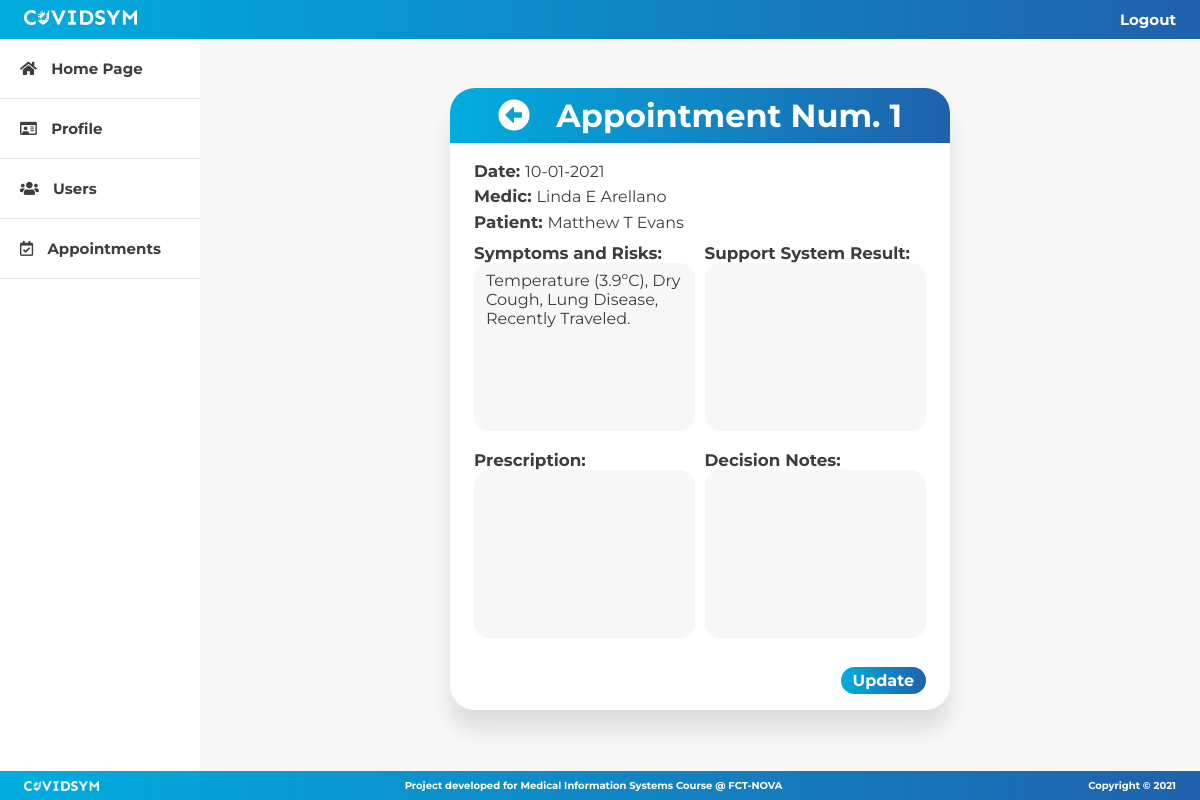
The app's page /appointment/appointment?id=1 (signed in), older data.
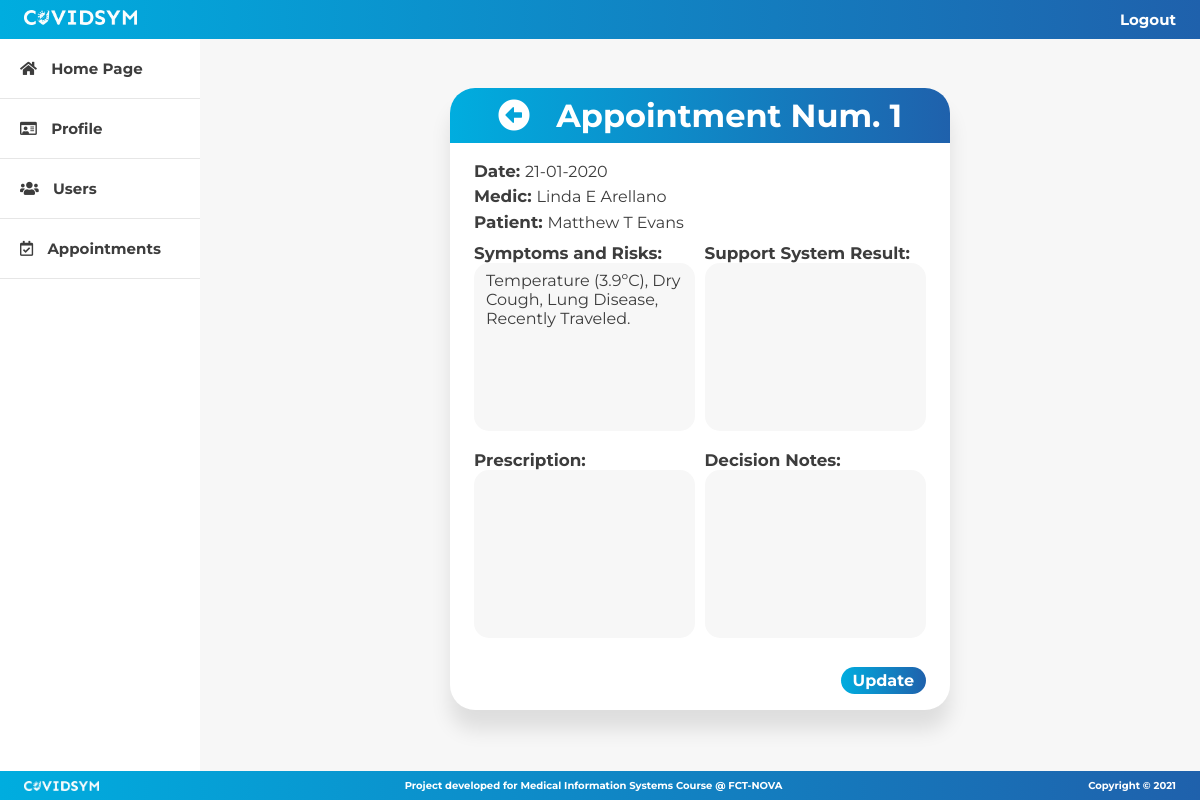
The same page, newer data.
### tables this page shows
CREATE TABLE IF NOT EXISTS `appointment` (
  `id` int(11) NOT NULL AUTO_INCREMENT,
  `date` date NOT NULL,
  `result` varchar(20) DEFAULT NULL,
  `prescription` varchar(100) DEFAULT NULL,
  `notes` varchar(200) DEFAULT NULL,
  `patient_id` int(11) NOT NULL,
  `medic_id` int(11) NOT NULL,
  PRIMARY KEY (`id`),
  KEY `appointment_patient_id` (`patient_id`),
  KEY `appointment_medic_id` (`medic_id`)
);

CREATE TABLE IF NOT EXISTS `medic` (
  `id` int(11) NOT NULL AUTO_INCREMENT,
  `name` varchar(100) NOT NULL,
  `phone` varchar(20) NOT NULL,
  `address` varchar(100) NOT NULL,
  `user_id` int(11) NOT NULL,
  PRIMARY KEY (`id`),
  KEY `name` (`name`),
  KEY `medic_user_id` (`user_id`)
);

CREATE TABLE IF NOT EXISTS `patient` (
  `id` int(11) NOT NULL AUTO_INCREMENT,
  `name` varchar(100) NOT NULL,
  `gender` char(1) NOT NULL,
  `birthdate` date NOT NULL,
  `phone` varchar(20) NOT NULL,
  `address` varchar(100) NOT NULL,
  `local` varchar(50) NOT NULL,
  `district` varchar(50) NOT NULL,
  `fiscal_number` varchar(20) NOT NULL,
  `healthcare_number` varchar(20) NOT NULL,
  `profile_pic` longblob,
  `user_id` int(11) NOT NULL,
  PRIMARY KEY (`id`) USING BTREE,
  KEY `name` (`name`),
  KEY `patient_user_id` (`user_id`)
);

### appointment/appointment.php (the view, shortened to what the changed rows need)
<!DOCTYPE html>
<html>
  <head>
    <link rel="stylesheet" href="../css/appointment.css" />
    <link
      rel="stylesheet"
      href="https://cdnjs.cloudflare.com/ajax/libs/font-awesome/5.15.1/css/all.min.css"
    />
  </head>
  <body>
    <?php
        include("../commons/config.php");
        $query = 'SELECT MAX(id) AS maxID FROM appointment';
        $result = mysqli_query($connect, $query);
        $maxID = mysqli_fetch_array($result);
        if (isset($_GET["id"]) && $_GET["id"] <= $maxID["maxID"])
          $appointmentID = $_GET["id"];
        else
          header('Location: ../commons/pageNotFound.php');
        $query = "SELECT appointment.id AS id, appointment.date AS date, medic.id AS medicID,
                  medic.name AS medicName, patient.id AS patientID, patient.name AS patientName,
                  appointment.result AS supportResult, appointment.prescription as prescription,
                  appointment.notes as notes FROM appointment JOIN patient
                  ON appointment.patient_id = patient.id JOIN medic
                  ON appointment.medic_id = medic.id WHERE appointment.id = $appointmentID";
        $result = mysqli_query($connect, $query) or die(mysqli_error($connect));
        $appointment = mysqli_fetch_array($result);
    ?>
    <?php include "../commons/navbar.php"; ?>
    <div class="wrapper">
      <?php include "../commons/sidebar.php"; ?>
      <div class="content-wrapper">
        <div class="modal">
          <div class="modal-header">
            <i class="fas fa-arrow-alt-circle-left goBackBtn">
            </i>
            <h1>Appointment Num. <?php echo $appointment["id"]?></h1>
          </div>
          <div class="appointment-header">
            <p>
              <span class="bold">Date: </span>
              <?php echo date("d-m-Y", strtotime($appointment["date"]))?>
            </p>
            <p>
              <span class="bold">Medic: </span>
              <?php echo $appointment["medicName"]?>
            </p>
            <p>
              <span class="bold">Patient: </span>
              <?php
                if ($_SESSION["userType"] == 1)
                  echo $appointment["patientName"];
                else if ($_SESSION["userType"] == 2)
                  echo '<a class="patient-name" href="../profile/userProfile.php?id=' . $appointment["patientID"] . '">'
                    . $appointment["patientName"] . '</a>';
              ?>
            </p>
          </div>
        </div>
      </div>
    </div>
    <?php include('../commons/footer.php'); ?>
  </body>
</html>

Row changes from the older to the newer data that the page shows:
changed appointment "Linda E Arellano": date "10-01-2021" → "21-01-2020"
